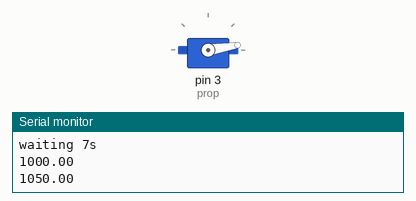
The sketch below on a simulated Arduino Uno, built with avr-gcc and run on an emulated ATmega328P. On the bench: servo, the last lines printed to the serial monitor.

Above: at 9.1 s.
At 15.1 s:
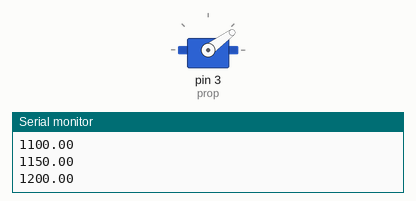
At 23.1 s:
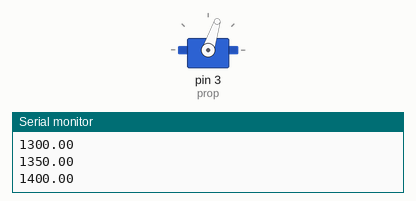
At 37.1 s:
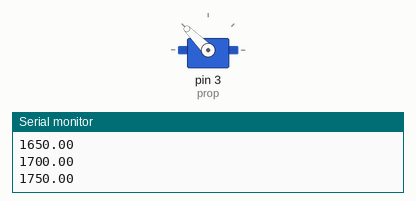
Timing chart, 0 to 40.0 s (numbered marks = the images above):
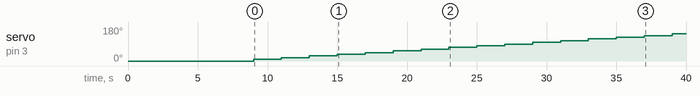

Measured:
- by itself, servo on pin 3 (prop): moves from 0° to 144° over 30.0 s

The sketch:

1motor.ino
```cpp
#include <Wire.h>
#include <Servo.h>

Servo prop;

double throttle;
float desired_angle_lr = 0;
float desired_angle_fb = 0;

void setup() {
  throttle = 0;
  Serial.begin(250000);
  prop.attach(3, 1000, 2000);
  prop.writeMicroseconds(throttle);
  Serial.println("waiting 7s");
  delay(7000);
  throttle = 1000;
}

void loop() {
   prop.writeMicroseconds(throttle);
   Serial.println(throttle);
   delay(2000);
   throttle += 50;
}
```
